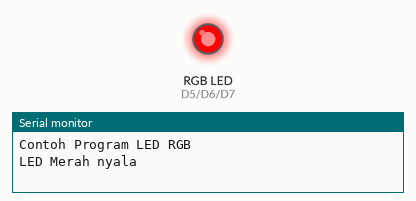
Simulated run of this sketch. Board: ESP8266 (NodeMCU). Shown: an RGB LED mixed from three pins (HIGH = lit), the last lines printed to the serial monitor.

Above: at 0.1 s.
At 1.1 s:
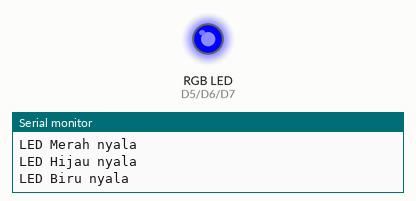
At 2.7 s:
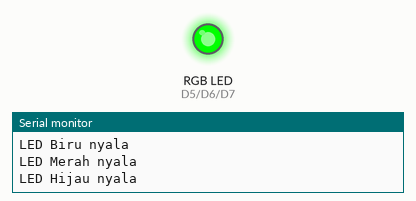
Timing chart, 0 to 3.0 s (numbered marks = the images above):
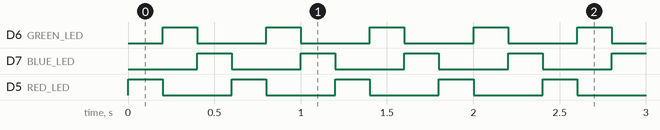

Measured:
- by itself, D6 (GREEN_LED), D7 (BLUE_LED), D5 (RED_LED): alternates HIGH for 0.20 s and LOW for 0.40 s
- by itself, everything shown: repeats every 0.60 s, in 3 steps

The sketch:

Modul1JS4.ino
```cpp
#include <Arduino.h>
#define RED_LED D5 //led warna merah
#define GREEN_LED D6 //led warna hijau
#define BLUE_LED D7 //led warnah biru
void setup() {
  Serial.begin(115200);
  pinMode(RED_LED, OUTPUT); //atur pin-pin digital sebagai output
  pinMode(GREEN_LED, OUTPUT);
  pinMode(BLUE_LED, OUTPUT);
  Serial.println("Contoh Program LED RGB");
}
void rgbLED() {
  digitalWrite(RED_LED, HIGH);
  digitalWrite(GREEN_LED, LOW);
  digitalWrite(BLUE_LED, LOW);
  Serial.println("LED Merah nyala");
  delay(200);
  digitalWrite(RED_LED, LOW);
  digitalWrite(GREEN_LED, HIGH);
  digitalWrite(BLUE_LED, LOW);
  Serial.println("LED Hijau nyala");
  delay(200);
  digitalWrite(RED_LED, LOW);
  digitalWrite(GREEN_LED, LOW);
  digitalWrite(BLUE_LED, HIGH);
  Serial.println("LED Biru nyala");
  delay(200);
}
void loop() {
  rgbLED();
}
```
